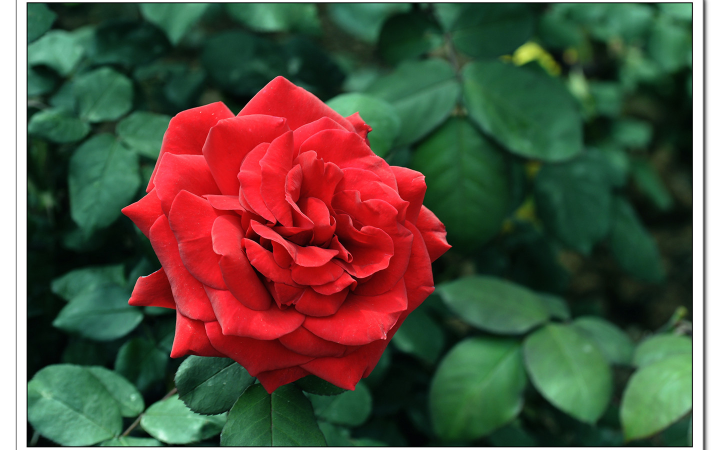
%> input picture Game1/Assets/images/Level-5/L5_q1/img.jpg, 1440 x 899 px (shown at 1/2 size)
$ octave gridding.m   (GNU Octave 9; MATLAB toolbox functions it lacks are replaced by stand-ins)
%> lines starting %> are read from the running program, lines starting %| are printed output that depends on the picture; in (x1, y1, x2, y2) boxes, pixels count from 0 and x2, y2 are one past the last pixel; in counts of white or black regions, pixels touching at a corner belong together; the program's own positions count from 1
img = imread('img.jpg');  %# Load a sample 3-D RGB image
%> img is the input picture: size 899x1440x3 uint8; mean R, G, B 87.2, 81.8, 65.1

% [5 lines of commented-out code are left out]
w = 100;

x = 300;
y = 785;
a = img(x:x+w,y:y+w,:);
imwrite(a,'p1.jpg');
img(x:x+w,y:y+w,:) = 255;
%> img: size 899x1440x3 uint8; 0.79% of pixels changed, all inside (x1, y1, x2, y2) = (784, 299, 885, 400)

x = 750;
y = 785;
a = img(x:x+w,y:y+w,:);
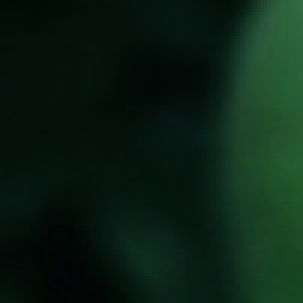
%> a: size 101x101x3 uint8 (shown 3 times larger); mean R, G, B 11.1, 32.7, 20.3
imwrite(a,'p2.jpg');
img(x:x+w,y:y+w,:) = 255;
%> img: size 899x1440x3 uint8; mean R, G, B 90.3, 85.1, 68.6

x = 200;
y = 300;
a = img(x:x+w,y:y+w,:);
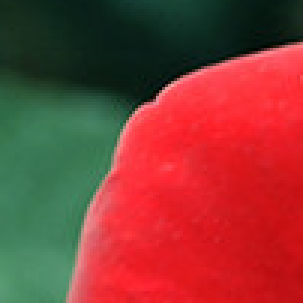
%> a: size 101x101x3 uint8 (shown 3 times larger); mean R, G, B 136.9, 59.5, 52.7
imwrite(a,'p3.jpg');
img(x:x+w,y:y+w,:) = 255;
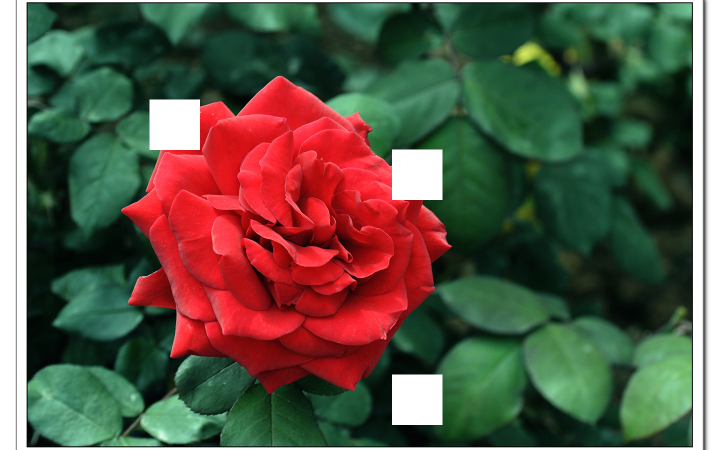
%> img: size 899x1440x3 uint8 (shown at 1/2 size); mean R, G, B 91.3, 86.6, 70.2

x = 600;
y = 100;
a = img(x:x+w,y:y+w,:);
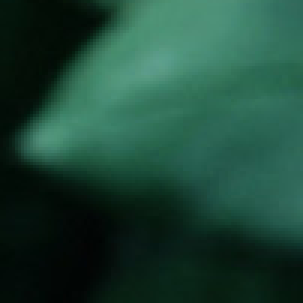
%> a: size 101x101x3 uint8 (shown 3 times larger); mean R, G, B 30, 70.4, 55.2
imwrite(a,'p4.jpg');
img(x:x+w,y:y+w,:) = 255;
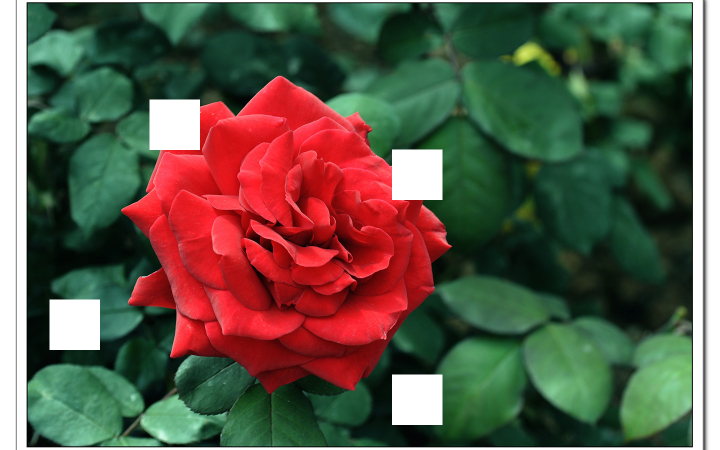
%> img: size 899x1440x3 uint8 (shown at 1/2 size); 0.79% of pixels changed, all inside (x1, y1, x2, y2) = (99, 599, 200, 700)

x = 600;
y = 1200;
a = img(x:x+w,y:y+w,:);
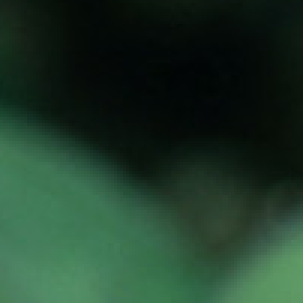
%> a: size 101x101x3 uint8 (shown 3 times larger); mean R, G, B 31.1, 57.4, 40.6
imwrite(a,'p5.jpg');
img(x:x+w,y:y+w,:) = 255;
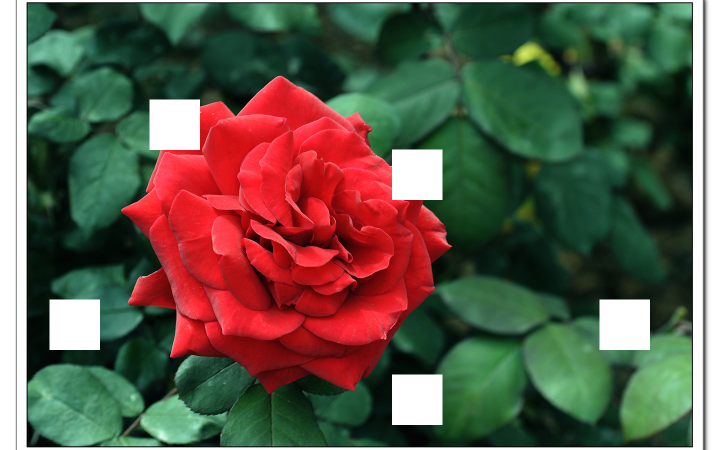
%> img: size 899x1440x3 uint8 (shown at 1/2 size); 0.79% of pixels changed, all inside (x1, y1, x2, y2) = (1199, 599, 1300, 700)

imshow(img);

imwrite(img,'n.jpg');
